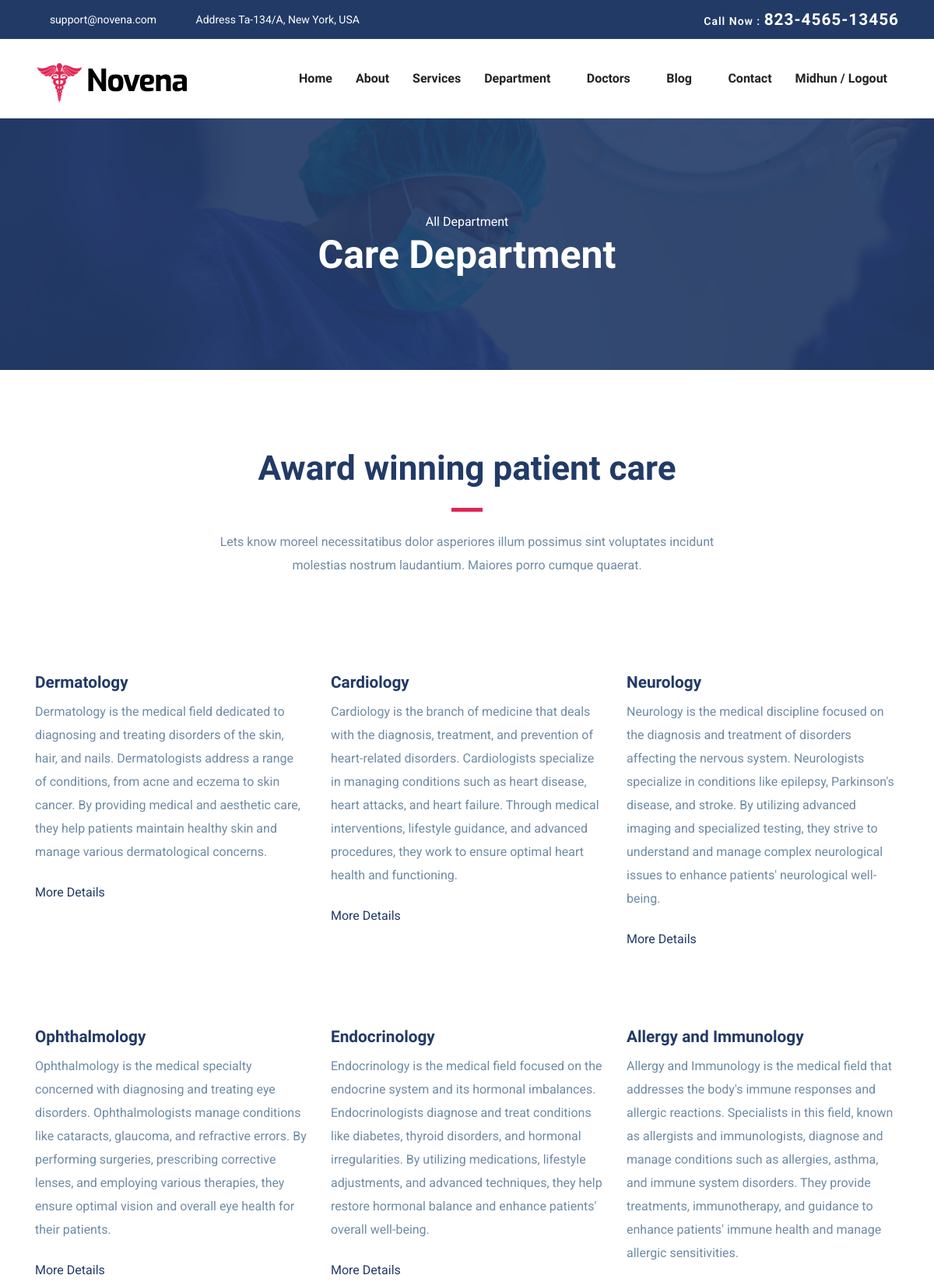
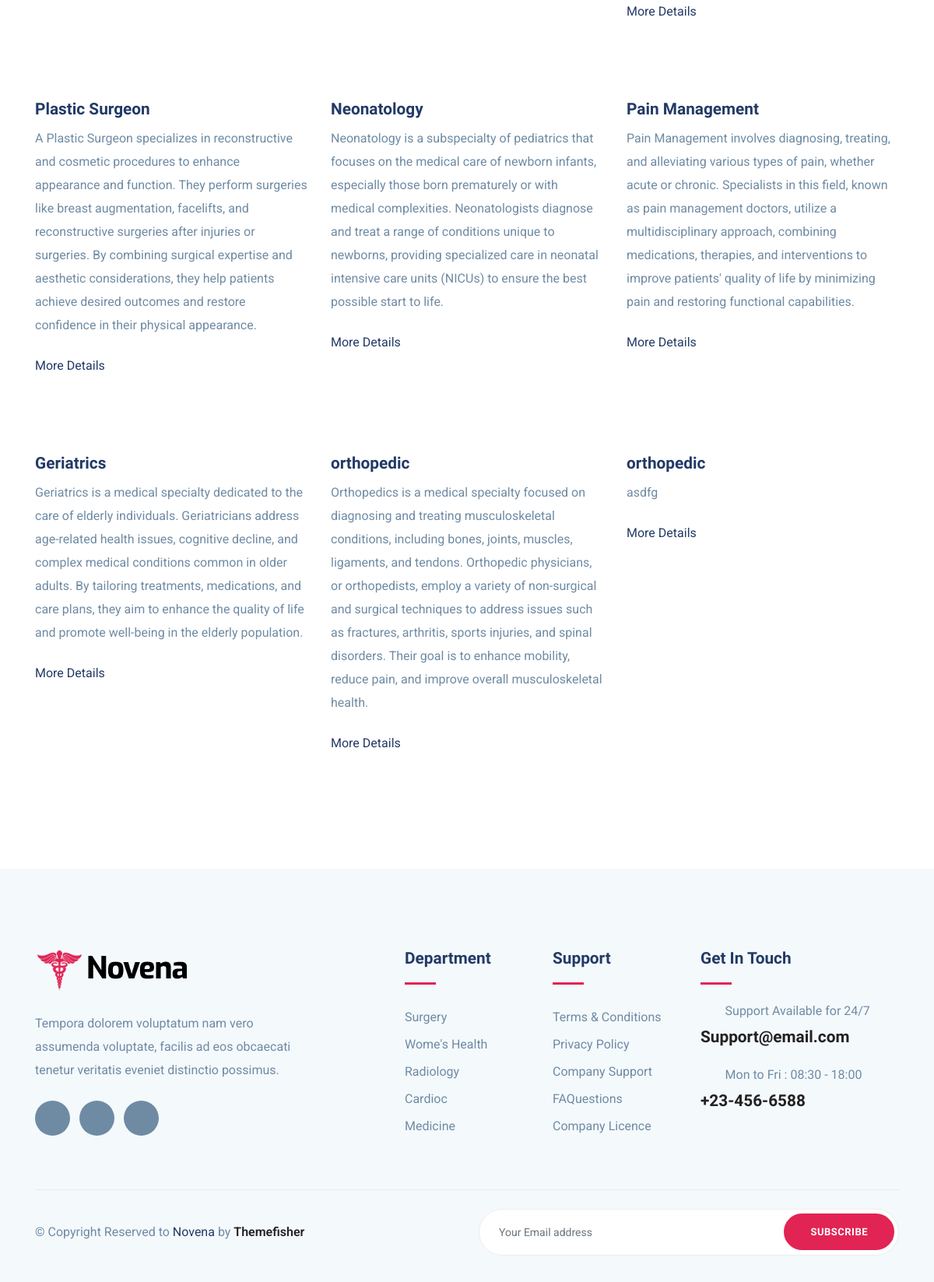
/FrontEnd/department_pg/ (signed in), run on the app's committed database (2 pictures, top to bottom).
### Backend/models.py (models this page shows)
class deptDB(models.Model):
    department=models.CharField(max_length=50,null=True,blank=True)
    description=models.CharField(max_length=50,null=True,blank=True)
    image=models.ImageField(upload_to="department",null=True,blank=True)

### FrontEnd/views.py (the view)
# urls.py: path('department_pg/',views.department_pg,name="department_pg"),
def department_pg(request):
    dept=deptDB.objects.all()
    return render(request,"department_pg.html",{"dept":dept})

### FrontEnd/templates/department_pg.html (shortened to what this page needs)
<!DOCTYPE html>
{% load static %}
<html lang="zxx">
<head>
  <link rel="stylesheet" href="{% static 'plugins/bootstrap/css/bootstrap.min.css' %}">
  <link rel="stylesheet" href="{% static 'plugins/icofont/icofont.min.css' %}">
  <link rel="stylesheet" href="{% static 'plugins/slick-carousel/slick/slick.css' %}">
  <link rel="stylesheet" href="{% static 'plugins/slick-carousel/slick/slick-theme.css' %}">
  <link rel="stylesheet" href="{% static 'css/style.css' %}">
</head>
<body id="top">
<header>
	<div class="header-top-bar">
		<div class="container">
			<div class="row align-items-center">
				<div class="col-lg-6">
					<ul class="top-bar-info list-inline-item pl-0 mb-0">
						<li class="list-inline-item"><a href="mailto:support@gmail.com"><i class="icofont-support-faq mr-2"></i>support@novena.com</a></li>
						<li class="list-inline-item"><i class="icofont-location-pin mr-2"></i>Address Ta-134/A, New York, USA </li>
					</ul>
				</div>
				<div class="col-lg-6">
					<div class="text-lg-right top-right-bar mt-2 mt-lg-0">
						<a href="tel:+23-345-67890" >
							<span>Call Now : </span>
							<span class="h4">823-4565-13456</span>
						</a>
					</div>
				</div>
			</div>
		</div>
	</div>
	<nav class="navbar navbar-expand-lg navigation" id="navbar">
		<div class="container">
		 	 <a class="navbar-brand" href="index.html">
			  	<img src="{% static 'images/logo.png' %}" alt="" class="img-fluid">
			  </a>
		  <div class="collapse navbar-collapse" id="navbarmain">
			<ul class="navbar-nav ml-auto">
			  <li class="nav-item active">
				<a class="nav-link" href="{% url 'homepage' %}">Home</a>
			  </li>
			   <li class="nav-item"><a class="nav-link" href="{% url 'about' %}">About</a></li>
			    <li class="nav-item"><a class="nav-link" href="{% url 'service' %}">Services</a></li>
			    <li class="nav-item dropdown">
					<a class="nav-link dropdown-toggle" href="#" id="dropdown02" data-toggle="dropdown" aria-haspopup="true" aria-expanded="false">Department <i class="icofont-thin-down"></i></a>
			  	</li>
			  	<li class="nav-item dropdown">
					<a class="nav-link dropdown-toggle" href="#" id="dropdown03" data-toggle="dropdown" aria-haspopup="true" aria-expanded="false">Doctors <i class="icofont-thin-down"></i></a>
			  	</li>
			   <li class="nav-item dropdown">
					<a class="nav-link dropdown-toggle" href="blog-sidebar.html" id="dropdown05" data-toggle="dropdown" aria-haspopup="true" aria-expanded="false">Blog <i class="icofont-thin-down"></i></a>
			  	</li>
			   <li class="nav-item"><a class="nav-link" href="{% url 'contact' %}">Contact</a></li>
				{% if request.session.username %}
			   <li class="nav-item"><a class="nav-link" href="{% url 'user_Logout' %}">{{request.session.username}} / Logout</a></li>
				{% else %}
				<li class="nav-item"><a class="nav-link" href="{% url 'login_signup' %}">Register/Login</a></li>
				{% endif %}
			</ul>
		  </div>
		</div>
	</nav>
</header>
<section class="page-title bg-1">
  <div class="container">
    <div class="row">
      <div class="col-md-12">
        <div class="block text-center">
          <span class="text-white">All Department</span>
          <h1 class="text-capitalize mb-5 text-lg">Care Department</h1>
        </div>
      </div>
    </div>
  </div>
</section>
<section class="section service-2">
	<div class="container">
		<div class="row justify-content-center">
			<div class="col-lg-7 text-center">
				<div class="section-title">
					<h2>Award winning patient care</h2>
					<div class="divider mx-auto my-4"></div>
					<p>Lets know moreel necessitatibus dolor asperiores illum possimus sint voluptates incidunt molestias nostrum laudantium. Maiores porro cumque quaerat.</p>
				</div>
			</div>
		</div>
		<div class="row">
			{% for i in dept %}
			<div class="col-lg-4 col-md-6 ">
				<div class="department-block mb-5">
					<div class="content">
						<h4 class="mt-4 mb-2 title-color">{{i.department}}</h4>
						<p class="mb-4">{{i.description}}</p>
						<a href="{% url 'single_dept' dept_id=i.id %}" class="read-more">More Details  <i class="icofont-simple-right ml-2"></i></a>
					</div>
				</div>
			</div>
			{% endfor %}
		</div>
	</div>
</section>
<footer class="footer section gray-bg">
	<div class="container">
		<div class="row">
			<div class="col-lg-4 mr-auto col-sm-6">
				<div class="widget mb-5 mb-lg-0">
					<div class="logo mb-4">
						<img src="{% static 'images/logo.png' %}" alt="" class="img-fluid">
					</div>
					<p>Tempora dolorem voluptatum nam vero assumenda voluptate, facilis ad eos obcaecati tenetur veritatis eveniet distinctio possimus.</p>
					<ul class="list-inline footer-socials mt-4">
						<li class="list-inline-item"><a href="https://www.facebook.com/themefisher"><i class="icofont-facebook"></i></a></li>
						<li class="list-inline-item"><a href="https://twitter.com/themefisher"><i class="icofont-twitter"></i></a></li>
						<li class="list-inline-item"><a href="https://www.pinterest.com/themefisher/"><i class="icofont-linkedin"></i></a></li>
					</ul>
				</div>
			</div>
			<div class="col-lg-2 col-md-6 col-sm-6">
				<div class="widget mb-5 mb-lg-0">
					<h4 class="text-capitalize mb-3">Department</h4>
					<div class="divider mb-4"></div>
					<ul class="list-unstyled footer-menu lh-35">
						<li><a href="#">Surgery </a></li>
						<li><a href="#">Wome's Health</a></li>
						<li><a href="#">Radiology</a></li>
						<li><a href="#">Cardioc</a></li>
						<li><a href="#">Medicine</a></li>
					</ul>
				</div>
			</div>
			<div class="col-lg-2 col-md-6 col-sm-6">
				<div class="widget mb-5 mb-lg-0">
					<h4 class="text-capitalize mb-3">Support</h4>
					<div class="divider mb-4"></div>
					<ul class="list-unstyled footer-menu lh-35">
						<li><a href="#">Terms & Conditions</a></li>
						<li><a href="#">Privacy Policy</a></li>
						<li><a href="#">Company Support </a></li>
						<li><a href="#">FAQuestions</a></li>
						<li><a href="#">Company Licence</a></li>
					</ul>
				</div>
			</div>
			<div class="col-lg-3 col-md-6 col-sm-6">
				<div class="widget widget-contact mb-5 mb-lg-0">
					<h4 class="text-capitalize mb-3">Get in Touch</h4>
					<div class="divider mb-4"></div>
					<div class="footer-contact-block mb-4">
						<div class="icon d-flex align-items-center">
							<i class="icofont-email mr-3"></i>
							<span class="h6 mb-0">Support Available for 24/7</span>
						</div>
						<h4 class="mt-2"><a href="tel:+23-345-67890">Support@email.com</a></h4>
					</div>
					<div class="footer-contact-block">
						<div class="icon d-flex align-items-center">
							<i class="icofont-support mr-3"></i>
							<span class="h6 mb-0">Mon to Fri : 08:30 - 18:00</span>
						</div>
						<h4 class="mt-2"><a href="tel:+23-345-67890">+23-456-6588</a></h4>
					</div>
				</div>
			</div>
		</div>
		<div class="footer-btm py-4 mt-5">
			<div class="row align-items-center justify-content-between">
				<div class="col-lg-6">
					<div class="copyright">
						&copy; Copyright Reserved to <span class="text-color">Novena</span> by <a href="https://themefisher.com/" target="_blank">Themefisher</a>
					</div>
				</div>
				<div class="col-lg-6">
					<div class="subscribe-form text-lg-right mt-5 mt-lg-0">
						<form action="#" class="subscribe">
							<input type="text" class="form-control" placeholder="Your Email address">
							<a href="#" class="btn btn-main-2 btn-round-full">Subscribe</a>
						</form>
					</div>
				</div>
			</div>
		</div>
	</div>
</footer>
  </body>
  </html>

### FrontEnd/static/css/style.css (style rules this page uses)
html { overflow-x: hidden; }
body { line-height: 1.6; font-family: "Roboto", sans-serif; -webkit-font-smoothing: antialiased; font-size: 16px; color: #6F8BA4; font-weight: 400; }
h1, .h1, h2, .h2, h3, .h3, h4, .h4, h5, .h5, h6, .h6 { font-family: "Exo", sans-serif; font-weight: 700; color: #222; }
h1, .h1 { font-size: 2.5rem; }
h2, .h2 { font-size: 44px; }
h4, .h4 { font-size: 1.3rem; line-height: 30px; }
h6, .h6 { font-size: 1rem; }
p { line-height: 30px; }
input[type="email"], input[type="password"], input[type="text"], input[type="tel"] { box-shadow: none; height: 45px; outline: none; font-size: 14px; }
.form-control { box-shadow: none; border-radius: 0; }
.btn { display: inline-block; font-size: 14px; font-size: 0.8125rem; font-weight: 700; letter-spacing: .5px; padding: .75rem 2rem; font-family: "Exo", sans-serif; text-transform: uppercase; border-radius: 5px; border: 2px solid transparent; transition: all .35s ease; }
.btn-main-2 { background: #e12454; color: #fff; border-color: #e12454; }
.btn-round-full { border-radius: 50px; }
.section { padding: 100px 0; }
.text-lg { font-size: 3.75rem; }
a { color: #222; text-decoration: none; transition: all .35s ease; }
.page-title { padding: 120px 0px 70px 0px; position: relative; }
.page-title .block h1 { color: #fff; }
.title-color { color: #223a66; }
.section-title { margin-bottom: 70px; }
.section-title h2 { color: #223a66; }
.text-lg { font-size: 50px; }
.gray-bg { background: #f4f9fc; }
#navbarmain { padding: 20px 0px; }
#navbarmain .nav-link { font-weight: 600; padding: 10px 15px; color: #222; font-family: "Exo", sans-serif; text-transform: capitalize; font-size: 16px; transition: all .25s ease; }
.dropdown-toggle::after { display: none; }
.navbar-brand { margin-top: 10px; }
.header-top-bar { background: #223a66; font-size: 14px; padding: 10px 0px; box-shadow: 0 1px 2px rgba(0, 0, 0, 0.05); color: #fff; }
.top-bar-info li a { color: #fff; margin-right: 20px; }
.top-right-bar a span { color: #fff; font-weight: 600; letter-spacing: 1px; }
.bg-1 { background: url("../images/bg/22.jpg") no-repeat 50% 50%; background-size: cover; position: relative; }
.text-color { color: #223a66; }
.divider { width: 40px; height: 5px; background: #e12454; }
.lh-35 { line-height: 35px; }
.read-more { color: #223a66; }
.footer { padding-bottom: 10px; }
.footer .copyright a { font-weight: 600; }
.logo { font-weight: 600; letter-spacing: 1px; }
.widget .divider { height: 3px; }
.widget h4 { color: #223a66; }
.widget .footer-menu a { color: #6F8BA4; }
.footer-contact-block span { font-weight: 400; color: #6F8BA4; }
.footer-contact-block i { font-size: 20px; }
.footer-btm { border-top: 1px solid rgba(0, 0, 0, 0.06); }
.footer-socials li a { width: 45px; height: 45px; background: #6F8BA4; color: #fff; display: inline-block; text-align: center; border-radius: 100%; padding-top: 12px; }
.subscribe { position: relative; }
.subscribe .form-control { border-radius: 50px; height: 60px; padding-left: 25px; border-color: #eee; }
.subscribe .btn { position: absolute; right: 6px; top: 6px; }

### data on the page
deptDB: department "Dermatology", description "Dermatology is the medical field dedicated to diagnosing and treating disorders of the skin, hair, and nails. Dermatologists address a range of conditions, from acne and eczema to skin cancer. By providing medical and aesthetic care, they help patients maintain healthy skin and manage various dermatological concerns."
deptDB: department "Cardiology", description "Cardiology is the branch of medicine that deals with the diagnosis, treatment, and prevention of heart-related disorders. Cardiologists specialize in managing conditions such as heart disease, heart attacks, and heart failure. Through medical interventions, lifestyle guidance, and advanced procedures, they work to ensure optimal heart health and functioning."
deptDB: department "Neurology", description "Neurology is the medical discipline focused on the diagnosis and treatment of disorders affecting the nervous system. Neurologists specialize in conditions like epilepsy, Parkinson's disease, and stroke. By utilizing advanced imaging and specialized testing, they strive to understand and manage complex neurological issues to enhance patients' neurological well-being."
deptDB: department "Ophthalmology", description "Ophthalmology is the medical specialty concerned with diagnosing and treating eye disorders. Ophthalmologists manage conditions like cataracts, glaucoma, and refractive errors. By performing surgeries, prescribing corrective lenses, and employing various therapies, they ensure optimal vision and overall eye health for their patients."
deptDB: department "Endocrinology", description "Endocrinology is the medical field focused on the endocrine system and its hormonal imbalances. Endocrinologists diagnose and treat conditions like diabetes, thyroid disorders, and hormonal irregularities. By utilizing medications, lifestyle adjustments, and advanced techniques, they help restore hormonal balance and enhance patients' overall well-being."
deptDB: department "Allergy and Immunology", description "Allergy and Immunology is the medical field that addresses the body's immune responses and allergic reactions. Specialists in this field, known as allergists and immunologists, diagnose and manage conditions such as allergies, asthma, and immune system disorders. They provide treatments, immunotherapy, and guidance to enhance patients' immune health and manage allergic sensitivities."
deptDB: department "Plastic Surgeon", description "A Plastic Surgeon specializes in reconstructive and cosmetic procedures to enhance appearance and function. They perform surgeries like breast augmentation, facelifts, and reconstructive surgeries after injuries or surgeries. By combining surgical expertise and aesthetic considerations, they help patients achieve desired outcomes and restore confidence in their physical appearance."
deptDB: department "Neonatology", description "Neonatology is a subspecialty of pediatrics that focuses on the medical care of newborn infants, especially those born prematurely or with medical complexities. Neonatologists diagnose and treat a range of conditions unique to newborns, providing specialized care in neonatal intensive care units (NICUs) to ensure the best possible start to life."
deptDB: department "Pain Management", description "Pain Management involves diagnosing, treating, and alleviating various types of pain, whether acute or chronic. Specialists in this field, known as pain management doctors, utilize a multidisciplinary approach, combining medications, therapies, and interventions to improve patients' quality of life by minimizing pain and restoring functional capabilities."
deptDB: department "Geriatrics", description "Geriatrics is a medical specialty dedicated to the care of elderly individuals. Geriatricians address age-related health issues, cognitive decline, and complex medical conditions common in older adults. By tailoring treatments, medications, and care plans, they aim to enhance the quality of life and promote well-being in the elderly population."
deptDB: department "orthopedic", description "Orthopedics is a medical specialty focused on diagnosing and treating musculoskeletal conditions, including bones, joints, muscles, ligaments, and tendons. Orthopedic physicians, or orthopedists, employ a variety of non-surgical and surgical techniques to address issues such as fractures, arthritis, sports injuries, and spinal disorders. Their goal is to enhance mobility, reduce pain, and improve overall musculoskeletal health."
deptDB: department "orthopedic", description "asdfg"

### other printed values
{{ request.session.username }} "Midhun"
